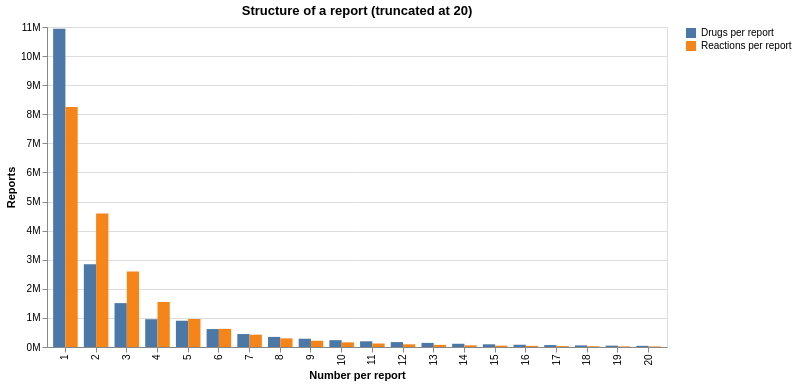

This figure's Vega-Lite source:
### Vega-Lite specification from a JSON file in a GitHub repository (floating-point values rounded to 4 significant figures)
{"config": {"view": {"continuousWidth": 300, "continuousHeight": 300}}, "data": {"name": "data-f198d1033ce1909e2a17b0dd634a0125"}, "mark": {"type": "bar"}, "encoding": {"color": {"field": "kind", "scale": {"range": ["#4C78A8", "#F58518"]}, "title": null, "type": "nominal"}, "tooltip": [{"field": "kind", "type": "nominal"}, {"field": "count", "type": "ordinal"}, {"field": "reports", "format": ",", "type": "quantitative"}], "x": {"field": "count", "title": "Number per report", "type": "ordinal"}, "xOffset": {"field": "kind", "type": "nominal"}, "y": {"axis": {"format": "~s"}, "field": "reports", "title": "Reports", "type": "quantitative"}}, "height": 320, "title": "Structure of a report (truncated at 20)", "width": 620, "$schema": "https://vega.github.io/schema/vega-lite/v6.1.0.json", "datasets": {"data-f198d1033ce1909e2a17b0dd634a0125": [{"count": 1, "reports": 10943167, "kind": "Drugs per report"}, {"count": 2, "reports": 2843106, "kind": "Drugs per report"}, {"count": 3, "reports": 1508195, "kind": "Drugs per report"}, {"count": 4, "reports": 954972, "kind": "Drugs per report"}, {"count": 5, "reports": 903557, "kind": "Drugs per report"}, {"count": 6, "reports": 616533, "kind": "Drugs per report"}, {"count": 7, "reports": 445525, "kind": "Drugs per report"}, {"count": 8, "reports": 347325, "kind": "Drugs per report"}, {"count": 9, "reports": 284916, "kind": "Drugs per report"}, {"count": 10, "reports": 235207, "kind": "Drugs per report"}, {"count": 11, "reports": 195827, "kind": "Drugs per report"}, {"count": 12, "reports": 168734, "kind": "Drugs per report"}, {"count": 13, "reports": 140271, "kind": "Drugs per report"}, {"count": 14, "reports": 111623, "kind": "Drugs per report"}, {"count": 15, "reports": 93270, "kind": "Drugs per report"}, {"count": 16, "reports": 78019, "kind": "Drugs per report"}, {"count": 17, "reports": 66403, "kind": "Drugs per report"}, {"count": 18, "reports": 55341, "kind": "Drugs per report"}, {"count": 19, "reports": 46535, "kind": "Drugs per report"}, {"count": 20, "reports": 39478, "kind": "Drugs per report"}, {"count": 1, "reports": 8246538, "kind": "Reactions per report"}, {"count": 2, "reports": 4587992, "kind": "Reactions per report"}, {"count": 3, "reports": 2597145, "kind": "Reactions per report"}, {"count": 4, "reports": 1548181, "kind": "Reactions per report"}, {"count": 5, "reports": 962990, "kind": "Reactions per report"}, {"count": 6, "reports": 623876, "kind": "Reactions per report"}, {"count": 7, "reports": 423549, "kind": "Reactions per report"}, {"count": 8, "reports": 296756, "kind": "Reactions per report"}, {"count": 9, "reports": 213971, "kind": "Reactions per report"}, {"count": 10, "reports": 159953, "kind": "Reactions per report"}, {"count": 11, "reports": 119956, "kind": "Reactions per report"}, {"count": 12, "reports": 92496, "kind": "Reactions per report"}, {"count": 13, "reports": 73142, "kind": "Reactions per report"}, {"count": 14, "reports": 57956, "kind": "Reactions per report"}, {"count": 15, "reports": 46839, "kind": "Reactions per report"}, {"count": 16, "reports": 38283, "kind": "Reactions per report"}, {"count": 17, "reports": 30980, "kind": "Reactions per report"}, {"count": 18, "reports": 25639, "kind": "Reactions per report"}, {"count": 19, "reports": 21440, "kind": "Reactions per report"}, {"count": 20, "reports": 18258, "kind": "Reactions per report"}]}}
